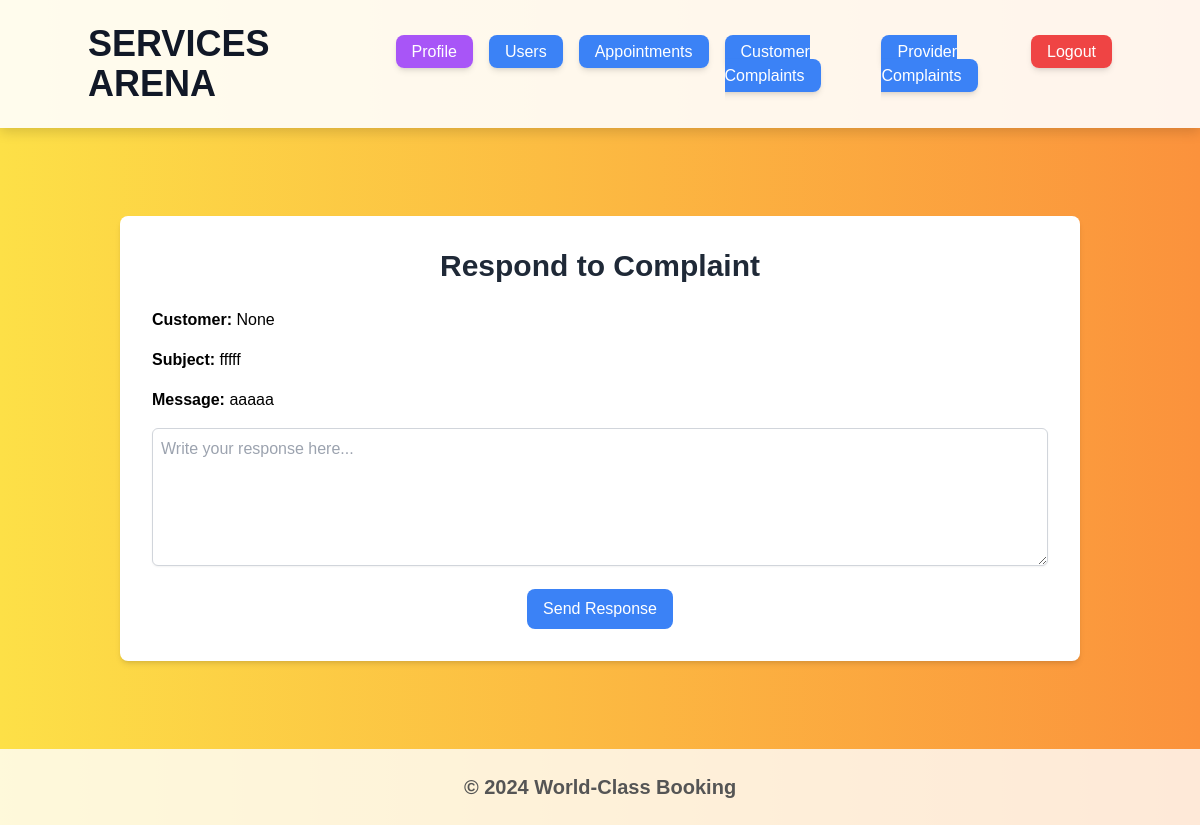
The app's page /admin/respond/2 (signed in) with its own data.
### book/models.py (models this page shows, shortened)
class Complaint(db.Model):
    id = db.Column(db.Integer, primary_key=True)
    provider_name = db.Column(db.String(100), nullable=True)
    customer_name = db.Column(db.String(100), nullable=True)
    provider_id = db.Column(db.Integer, db.ForeignKey('user.id'), nullable=True)
    customer_id = db.Column(db.Integer, db.ForeignKey('user.id'), nullable=True)
    admin_name = db.Column(db.String(100), nullable=True)
    admin_id = db.Column(db.Integer, db.ForeignKey('user.id'), nullable=True)
    subject = db.Column(db.String(150), nullable=False)
    message = db.Column(db.Text, nullable=False)
    response = db.Column(db.Text, nullable=True)
    status = db.Column(db.String(50), default="Pending")
    timestamp = db.Column(db.DateTime, default=datetime.utcnow)

### book/users/routes.py (the view, shortened to what this page needs)
@booking_system.route('/admin/respond/<int:complaint_id>', methods=['GET', 'POST'])
@login_required
@csrf.exempt
def respond_complaint(complaint_id):
    if current_user.role != 'admin':
        flash('Access restricted to admins.', 'danger')
        return redirect(url_for('core.index'))
    complaint = Complaint.query.get_or_404(complaint_id)
    return render_template('respond_complaint.html', complaint=complaint)

### book/models.py (called while the page is built)
@login_manager.user_loader
def load_user(user_id):
    return User.query.get(int(user_id))

### book/templates/respond_complaint.html
{% extends 'base.html' %}
{% block content %}
<div class="container mx-auto my-10 p-8 bg-white shadow-md rounded-lg">
    <h2 class="text-3xl font-bold text-center text-gray-800 mb-6">Respond to Complaint</h2>
    <p class="mb-4"><strong>Customer:</strong> {{ complaint.customer_name }}</p>
    <p class="mb-4"><strong>Subject:</strong> {{ complaint.subject }}</p>
    <p class="mb-4"><strong>Message:</strong> {{ complaint.message }}</p>
    <form method="POST">
        <div class="mb-4">
            <textarea name="response" class="w-full p-2 border border-gray-300 rounded-md shadow-sm" rows="5" placeholder="Write your response here..."></textarea>
        </div>
        <div class="text-center">
            <button type="submit" class="py-2 px-4 bg-blue-500 text-white rounded-lg hover:bg-blue-700">Send Response</button>
        </div>
    </form>
</div>
{% endblock %}

### book/static/css/styles.css (style rules this page uses)
body { font-family: 'Arial', sans-serif; }
h2 { font-size: 2rem; margin-bottom: 20px; font-weight: 700; text-align: center; }

### book/templates/base.html (style rules this page uses)
body { background: linear-gradient(120deg, #f6d365, #fda085); }

### records on screen
Complaint: customer_name "None", subject "fffff", message "aaaaa"
